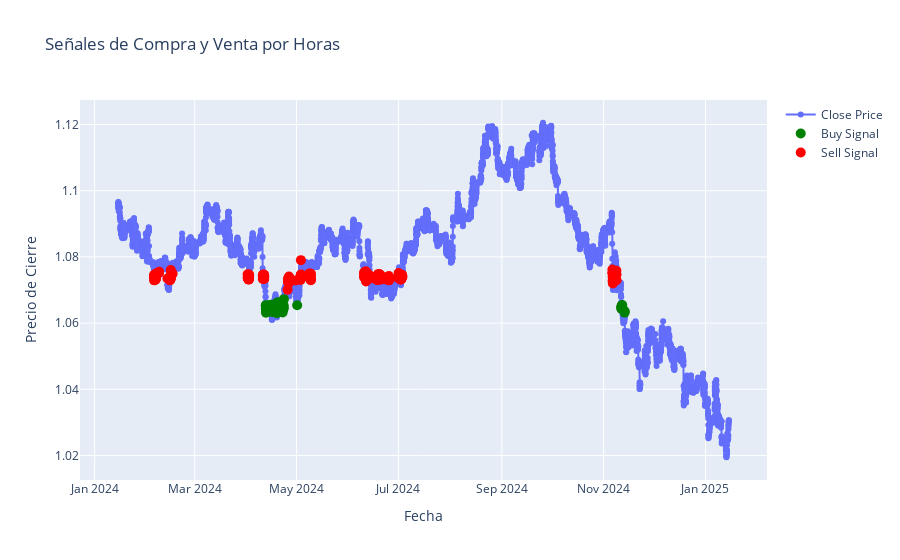

This figure's notebook cell:
### Code cell
import pandas as pd
import numpy as np
import plotly.graph_objects as go
import logging
from datetime import datetime

# Configuración de los logs
logging.basicConfig(level=logging.INFO, format="%(asctime)s - %(levelname)s - %(message)s")
logger = logging.getLogger(__name__)

class BaseStrategy:
    def __init__(self):
        pass

    def execute_trade(self, signal):
        raise NotImplementedError("Este método debe ser implementado por estrategias específicas.")

    def get_signal(self, market_data):
        raise NotImplementedError("Este método debe ser implementado por estrategias específicas.")

class ThresholdStrategy(BaseStrategy):
    def __init__(self, buy_threshold=1.06451, sell_threshold=1.074):
        self.buy_threshold = buy_threshold
        self.sell_threshold = sell_threshold

    def get_signal(self, market_data):
        market_data['signal'] = 0
        tolerance = 0.0005 # Ajusta la tolerancia según lo necesario
        market_data['buy_signal'] = ((market_data['close'] >= self.buy_threshold - tolerance) & 
                                     (market_data['close'] <= self.buy_threshold + tolerance)).astype(int)
        market_data['sell_signal'] = ((market_data['close'] >= self.sell_threshold - tolerance) & 
                                      (market_data['close'] <= self.sell_threshold + tolerance)).astype(int)
        return market_data

    def execute_trade(self, signal):
        if signal == 1:
            print("Ejecutar compra")
        elif signal == -1:
            print("Ejecutar venta")
        else:
            print("Mantener posición")

def load_and_process_data(file_path, chunksize=10000):
    try:
        logger.info(f"Cargando y procesando datos desde {file_path} en bloques de {chunksize} filas...")

        # DataFrame final para almacenar los resultados procesados
        all_data = pd.DataFrame()
        error_count = 0  # Contador de filas con errores

        # Leer el archivo CSV en bloques
        for chunk in pd.read_csv(
            file_path,
            header=0,  # Asumimos que el archivo CSV tiene encabezados
            names=["DateTime", "Bid", "Ask", "Volume"],
            dtype={"DateTime": str, "Bid": float, "Ask": float, "Volume": int},  # Especificar tipos de datos
            chunksize=chunksize,
            low_memory=False
        ):
            logger.info("Procesando un nuevo bloque...")

            # Convertir la columna 'DateTime' a tipo datetime
            chunk['DateTime'] = pd.to_datetime(chunk['DateTime'], format='%Y%m%d %H:%M:%S.%f', errors='coerce')

            # Filtrar filas con valores inválidos o NaN
            chunk = chunk.dropna()

            # Concatenar el bloque procesado al DataFrame final
            all_data = pd.concat([all_data, chunk], ignore_index=True)

        # Configurar la columna 'DateTime' como índice
        all_data.set_index('DateTime', inplace=True)

        # Agregar la columna 'close' si no existe
        if 'close' not in all_data.columns:
            logger.info("Agregando columna 'close' como el promedio de 'Bid' y 'Ask'")
            all_data['close'] = (all_data['Bid'] + all_data['Ask']) / 2

        # Guardar el DataFrame procesado en un archivo CSV
        processed_file_path = file_path.replace('.csv', '_processed.csv')
        all_data.to_csv(processed_file_path)
        logger.info(f"Datos procesados guardados en {processed_file_path}")

        logger.info("Datos cargados y procesados correctamente.")
        logger.info(f"Total de filas con errores: {error_count}")
        return all_data

    except Exception as e:
        logger.error(f"Error al procesar los datos: {e}")
        return None

def test_strategy(strategy, market_data):
    signals = strategy.get_signal(market_data)

    # Agrupar los datos por horas
    hourly_data = market_data.resample('h').agg({
        'Bid': 'mean',
        'Ask': 'mean',
        'close': 'mean',
        'Volume': 'sum',
        'buy_signal': 'sum',
        'sell_signal': 'sum'
    })

    # Mostrar todas las veces que se hubiese activado la compra y venta 
    sell_signals = hourly_data[hourly_data['sell_signal'] > 0]
    print("Señales de venta activadas:")
    print(sell_signals[['close', 'sell_signal']])
    buy_signals = hourly_data[hourly_data['buy_signal'] > 0]
    print("Señales de compra activadas:")
    print(buy_signals[['close', 'buy_signal']])

    # Visualizar los datos y las señales
    fig = go.Figure()

    fig.add_trace(go.Scatter(x=hourly_data.index, y=hourly_data['close'], mode='lines+markers', name='Close Price'))
    fig.add_trace(go.Scatter(x=buy_signals.index, y=buy_signals['close'], mode='markers', marker=dict(color='green', size=10), name='Buy Signal'))
    fig.add_trace(go.Scatter(x=sell_signals.index, y=sell_signals['close'], mode='markers', marker=dict(color='red', size=10), name='Sell Signal'))

    fig.update_layout(title='Señales de Compra y Venta por Horas', xaxis_title='Fecha', yaxis_title='Precio de Cierre')
    fig.show()

# Ruta al archivo CSV (actualiza esta ruta según tu sistema)
file_path = '/Users/daniel/Desktop/bot/trading-bot/src/data/data.csv'

# Procesar el archivo
data = load_and_process_data(file_path, chunksize=100000)

if data is not None:
    logger.info(data.info())
    print(data.head())

    # Crear una estrategia y probarla
    strategy = ThresholdStrategy()

    # Crear datos simulados para pruebas si no hay columna 'close'
    if 'close' not in data.columns:
        data['close'] = (data['Bid'] + data['Ask']) / 2

    test_strategy(strategy, data)
else:
    logger.error("No se generó ningún DataFrame procesado.")

### Figure 1 — Plotly figure (JSON) as saved in the notebook; plotly's stock layout.template omitted (floating-point values rounded to 4 significant figures; data arrays with more than 128 entries replaced by an {"elided": "..."} marker saying what was removed)
{"data": [{"mode": "lines+markers", "name": "Close Price", "type": "scatter", "x": {"elided": "8784 str values"}, "y": {"elided": "8784 float values"}}, {"marker": {"color": "green", "size": 10}, "mode": "markers", "name": "Buy Signal", "type": "scatter", "x": ["2024-04-12T13:00:00", "2024-04-12T14:00:00", "2024-04-12T15:00:00", "2024-04-12T16:00:00", "2024-04-12T17:00:00", "2024-04-12T18:00:00", "2024-04-12T19:00:00", "2024-04-12T20:00:00", "2024-04-12T21:00:00", "2024-04-12T22:00:00", "2024-04-12T23:00:00", "2024-04-15T01:00:00", "2024-04-15T02:00:00", "2024-04-15T03:00:00", "2024-04-15T04:00:00", "2024-04-15T05:00:00", "2024-04-15T06:00:00", "2024-04-15T07:00:00", "2024-04-15T10:00:00", "2024-04-15T15:00:00", "2024-04-15T16:00:00", "2024-04-15T18:00:00", "2024-04-15T19:00:00", "2024-04-16T14:00:00", "2024-04-16T15:00:00", "2024-04-16T16:00:00", "2024-04-16T17:00:00", "2024-04-17T11:00:00", "2024-04-17T12:00:00", "2024-04-17T13:00:00", "2024-04-17T14:00:00", "2024-04-17T15:00:00", "2024-04-17T16:00:00", "2024-04-17T17:00:00", "2024-04-17T18:00:00", "2024-04-17T19:00:00", "2024-04-17T20:00:00", "2024-04-18T16:00:00", "2024-04-18T17:00:00", "2024-04-18T20:00:00", "2024-04-18T21:00:00", "2024-04-18T22:00:00", "2024-04-18T23:00:00", "2024-04-19T00:00:00", "2024-04-19T01:00:00", "2024-04-19T02:00:00", "2024-04-19T03:00:00", "2024-04-19T06:00:00", "2024-04-19T07:00:00", "2024-04-19T08:00:00", "2024-04-19T09:00:00", "2024-04-19T10:00:00", "2024-04-19T11:00:00", "2024-04-19T12:00:00", "2024-04-19T13:00:00", "2024-04-19T14:00:00", "2024-04-19T15:00:00", "2024-04-19T19:00:00", "2024-04-19T21:00:00", "2024-04-19T22:00:00", "2024-04-22T00:00:00", "2024-04-22T11:00:00", "2024-04-22T12:00:00", "2024-04-22T13:00:00", "2024-04-22T14:00:00", "2024-04-22T15:00:00", "2024-04-22T16:00:00", "2024-04-22T17:00:00", "2024-04-22T18:00:00", "2024-04-22T19:00:00", "2024-04-22T20:00:00", "2024-04-23T08:00:00", "2024-04-23T09:00:00", "2024-04-23T10:00:00", "2024-05-01T09:00:00", "2024-11-11T15:00:00", "2024-11-11T16:00:00", "2024-11-11T17:00:00", "2024-11-11T18:00:00", "2024-11-11T19:00:00", "2024-11-11T20:00:00", "2024-11-11T21:00:00", "2024-11-12T03:00:00", "2024-11-12T04:00:00", "2024-11-12T05:00:00", "2024-11-12T06:00:00", "2024-11-12T07:00:00", "2024-11-13T14:00:00", "2024-11-13T15:00:00"], "y": [1.065, 1.065, 1.064, 1.064, 1.063, 1.064, 1.064, 1.064, 1.065, 1.064, 1.064, 1.064, 1.065, 1.065, 1.065, 1.065, 1.065, 1.065, 1.066, 1.064, 1.065, 1.063, 1.064, 1.063, 1.064, 1.063, 1.064, 1.064, 1.064, 1.064, 1.064, 1.064, 1.064, 1.064, 1.064, 1.065, 1.066, 1.066, 1.066, 1.065, 1.065, 1.065, 1.064, 1.064, 1.064, 1.064, 1.064, 1.063, 1.064, 1.063, 1.064, 1.065, 1.065, 1.066, 1.065, 1.065, 1.066, 1.065, 1.065, 1.065, 1.066, 1.066, 1.066, 1.065, 1.064, 1.064, 1.063, 1.064, 1.064, 1.065, 1.065, 1.065, 1.064, 1.067, 1.065, 1.065, 1.065, 1.064, 1.065, 1.065, 1.065, 1.065, 1.065, 1.065, 1.064, 1.064, 1.064, 1.063, 1.064]}, {"marker": {"color": "red", "size": 10}, "mode": "markers", "name": "Sell Signal", "type": "scatter", "x": {"elided": "293 str values"}, "y": {"elided": "293 float values"}}], "layout": {"title": {"text": "Señales de Compra y Venta por Horas"}, "xaxis": {"title": {"text": "Fecha"}}, "yaxis": {"title": {"text": "Precio de Cierre"}}}}
